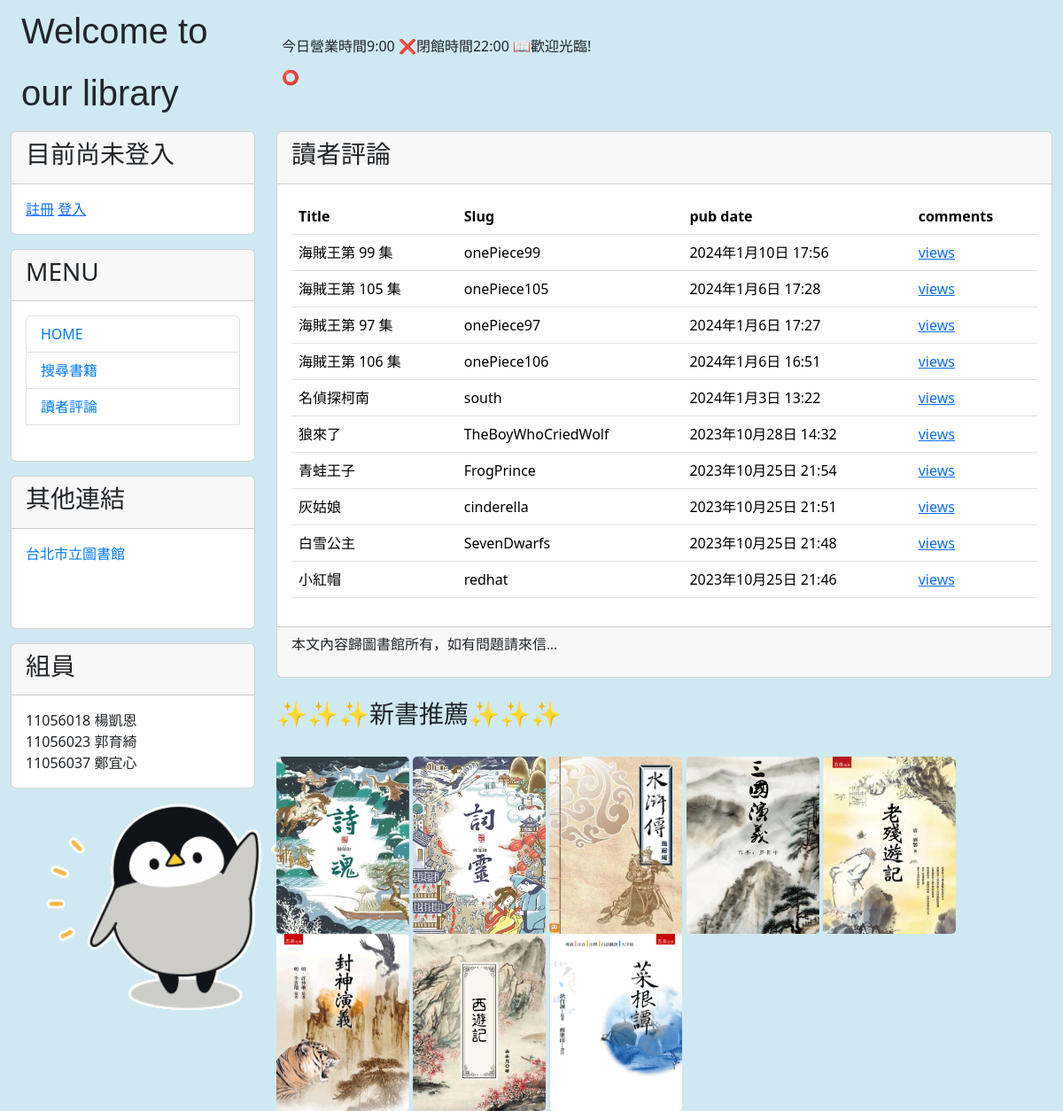
Page /post on the committed database.
### mytext/models.py (models this page shows, shortened)
class Post(models.Model):
    title = models.CharField(max_length=200)
    slug = models.CharField(max_length=200)
    genre = models.CharField(max_length=200)
    author = models.CharField(max_length=50)
    quantity = models.IntegerField()
    body = models.TextField()
    pub_date = models.DateTimeField(auto_now_add=True)
    picture = models.CharField(max_length=500)
    class Meta:
        ordering = ('-pub_date',)

### mytext/views.py (the view)
# urls.py: path('post', mv.show_all_post, name="show_all_post"),
def show_all_post(request):
    if request.user.is_authenticated:
        user_name = request.user.username
    else:
        user_name="未登入"
    post = Post.objects.all()
    return render(request, 'article_list.html', locals())

### mytext/templates/article_list.html (shortened to what this page needs)
{% extends "base.html" %}
{% block headmessage %} <h3>讀者評論</h3> {% endblock headmessage %}
{% block content %}
{% for post in post %}
{% if forloop.first %}
<table class="table table-hover">
  <thead>
    <tr background="#ffffff">
      <th scope="col">Title</th>
      <th scope="col">Slug</th>
      <th scope="col">pub date</th>
      <th scope="col">comments</th>
    </tr>
  </thead>
  {% endif %}
  <tbody>
    <tr background="#fffccf">
      <td>{{ post.title }}</td>
      <td>{{ post.slug }}</td>
      <td>{{ post.pub_date }}</td>
      <td><a href="{% url 'show-comments' post.id %}"> views </a></td>
    </tr>
  </tbody>
  {% if forloop.last %}
</table>
{% endif %}
{% endfor %}
{% endblock content %}

### rows in the picture
Post: title "海賊王第 99 集", slug "onePiece99", pub_date "2024年1月10日 17:56"
Post: title "海賊王第 105 集", slug "onePiece105", pub_date "2024年1月6日 17:28"
Post: title "海賊王第 97 集", slug "onePiece97", pub_date "2024年1月6日 17:27"
Post: title "海賊王第 106 集", slug "onePiece106", pub_date "2024年1月6日 16:51"
Post: title "名偵探柯南", slug "south", pub_date "2024年1月3日 13:22"
Post: title "狼來了", slug "TheBoyWhoCriedWolf", pub_date "2023年10月28日 14:32"
Post: title "青蛙王子", slug "FrogPrince", pub_date "2023年10月25日 21:54"
Post: title "灰姑娘", slug "cinderella", pub_date "2023年10月25日 21:51"
Post: title "白雪公主", slug "SevenDwarfs", pub_date "2023年10月25日 21:48"
Post: title "小紅帽", slug "redhat", pub_date "2023年10月25日 21:46"
